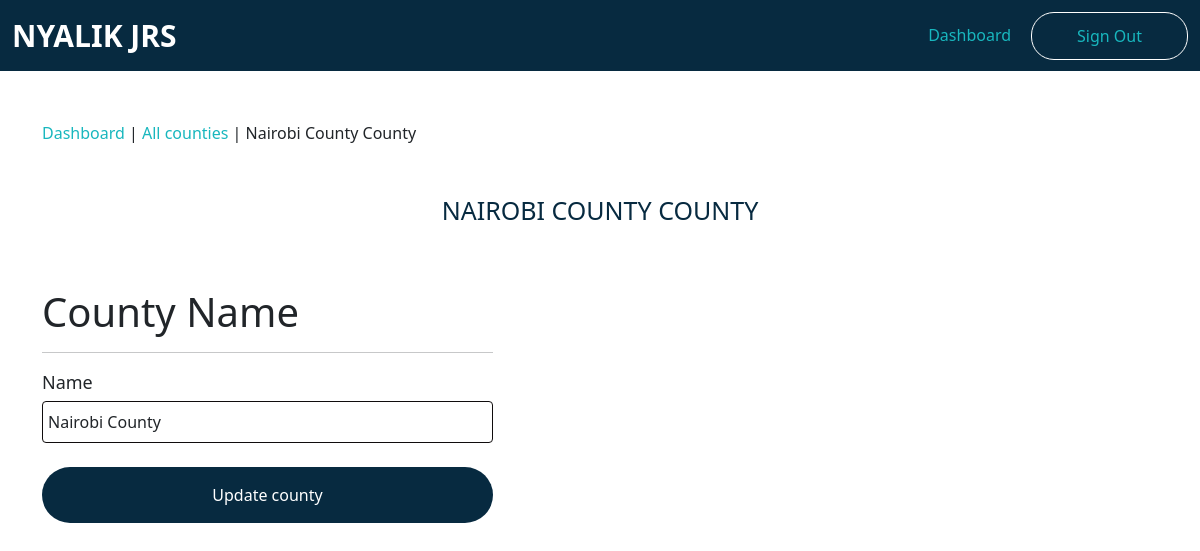
Page /index.php?page=admin/counties/individual_county&countyId=1 (signed in) on the committed database.
### tables this page shows
CREATE TABLE `counties` (
  `id` int(11) NOT NULL,
  `county_name` varchar(255) NOT NULL,
  `date_created` datetime NOT NULL DEFAULT current_timestamp(),
  `updation_date` datetime DEFAULT NULL ON UPDATE current_timestamp(),
  `users` int(11) DEFAULT NULL
);

### index.php (called while the page is built, shortened)
<?php
include_once "functions/functions.php";
$page = isset($_GET['page']) && file_exists($_GET['page'] . '.php') ? $_GET['page'] : 'home';
include_once $page . '.php';
?>

### admin/counties/individual_county.php (the view, shortened to what this page needs)
<?php
include_once "functions/functions.php";
$pdo = databaseConnection();
$county_id = false;
if (isset($_GET["countyId"])) {
    $county_id = $_GET["countyId"];
}
$sql = "SELECT * FROM counties WHERE id = :county_id";
if ($stmt = $pdo->prepare($sql)) {
    $stmt->bindParam(":county_id", $param_countyId, PDO::PARAM_INT);
    if ($stmt->execute()) {
        if ($stmt->rowCount() == 1) {
            if ($row = $stmt->fetch()) {
                $county_name = $row['county_name'];
            }
        }
    }
}
$countyName_error = "";
?>
<?= headerTemplate('ADMIN | ' . $county_name . ' County'); ?>
<?= adminNavbarTemplate(); ?>
<div class="breadcrumb">
    <div class="container">
        <div class="row">
            <span><a href="index.php?page=admin/admin_dashboard">Dashboard</a> | <a href="index.php?page=admin/counties/all_counties">All counties</a> | <?php echo $county_name; ?> County</span>
        </div>
    </div>
</div>
<div id="section_title">
    <div class="container">
        <div class="row">
            <h4 class="text-center"><?php echo $county_name; ?> County</h4>
        </div>
    </div>
</div>
<div class="form">
    <div class="container">
        <div class="row">
            <div class="col-md-5">
                <h3>County Name</h3>
                <hr>
                <form action="index.php?page=admin/counties/individual_county&countyId=<?php echo $county_id; ?>" method="post" class="login_form">
                    <div class="form-group my-3">
                        <label for="County Name">Name</label>
                        <input type="text" name="countyName" value="<?php echo $county_name; ?>" class="form-control <?php echo (!empty($countyName_error)) ? 'is-invalid' : ''; ?>">
                    </div>
                    <div class="form-group my-4">
                        <input type="submit" value="Update county" class="btn w-100 text-center">
                    </div>
                </form>
            </div>
        </div>
    </div>
</div>

### rows in the picture
counties: county_name "Nairobi County", county_name "NAIROBI COUNTY", countyName "Nairobi County"
